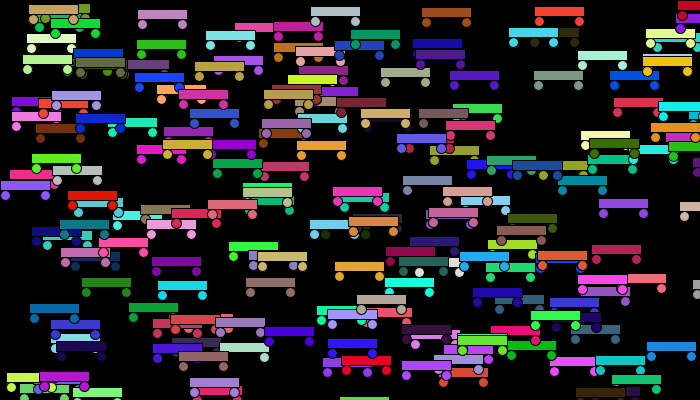
Frame 1 (no input)
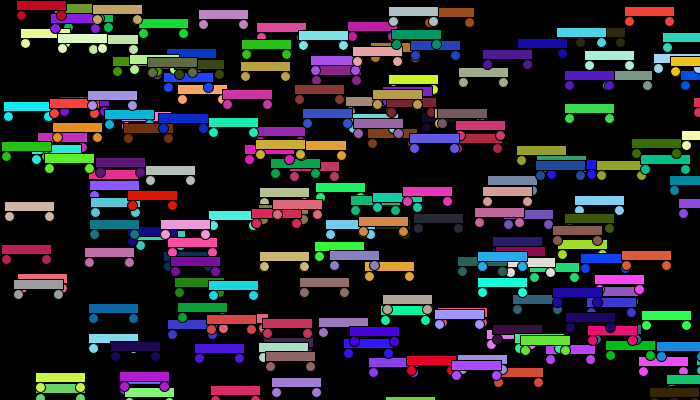
Frame 60 (the mouse pressed at the canvas centre just before this capture)
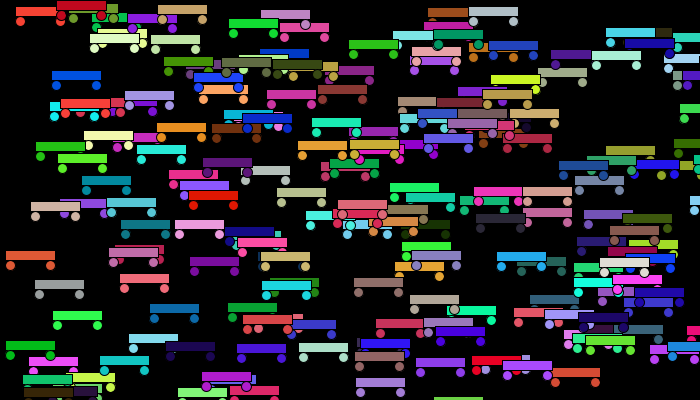
Frame 120 (the mouse held since frame 60 and released just before this capture)

The Processing sketch that drew these frames (run headless with seeded random() and noise(); from frame 60 on, the mouse is pressed at the canvas centre):

// Processing sketch: processing_142688
// ── processing_142688.pde

class Car {
  //attributes
  float xPos ;
  float yPos ;
  float vel ; 
  float r ; 
  float g ; 
  float b ; 

  //constructor (fill attributes here
  Car(float x, float y) {
    xPos = x ;
    yPos = y;
    vel = random(2) ;
    r = random(255) ;
    g = random(255) ;
    b = random(255) ;
  }

  Car() {
    xPos = random(width) ;
    yPos = random(height);
    vel = random(2) ;
    r = random(255) ;
    g = random(255) ;
    b = random(255) ;
  }


  //methods

  void display() {
    fill(r, g, b) ;
    rect(xPos, yPos, 50, 10) ; 
    ellipse(xPos + 5, yPos + 15, 10, 10) ;
    ellipse(xPos + 45, yPos + 15, 10, 10) ;
  }




  void drive() {
    xPos = xPos + vel;
    if (xPos > width) {
      xPos = 0;
    }
  }
}



Car myCar1 ;
Car myCar2 ;
int amt = 200 ;

Car[] myCars = new Car[amt] ;

void setup() {
  
   size(700, 400) ;
   
 myCar1 = new Car();
 myCar2 = new Car(); 
 
 for (int x = 0; x < amt ; x++)  {
   myCars[x] = new Car() ;
 }
}

void draw() {
  background(0);
  
  myCar1.display() ;
  myCar1.drive() ;
  myCar2.display() ;
  myCar2.drive() ;

   for (int x = 0; x < amt ; x++)  {
   myCars[x].display() ;
   myCars[x].drive() ;
 }
 
  
}
